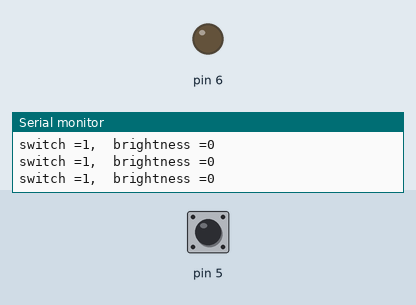
Simulated run of this sketch. Board: Arduino Uno, built with avr-gcc and run on an emulated ATmega328P. Shown: output pins drawn as LEDs (lit = HIGH), the last lines printed to the serial monitor. The inputs (shaded band) are chosen by the test bench; at power-on: pin 5 LOW.

Above: at 1.2 s.
1.3 s: pin 5 driven HIGH
At 2.13 s:
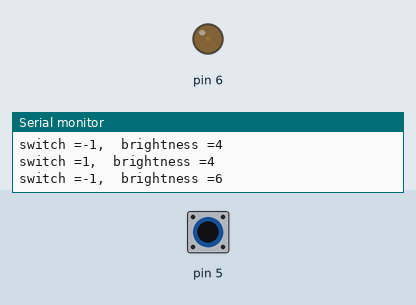
4.3 s: pin 5 driven LOW
At 4.6 s:
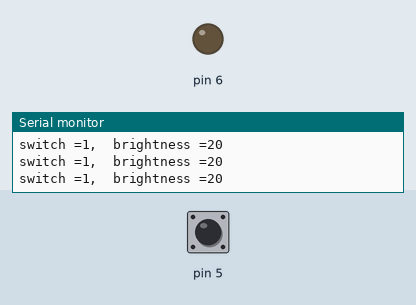
7.3 s: pin 5 pulsed HIGH 5 times (0.12 s each, 0.3 s apart)
At 9.48 s:
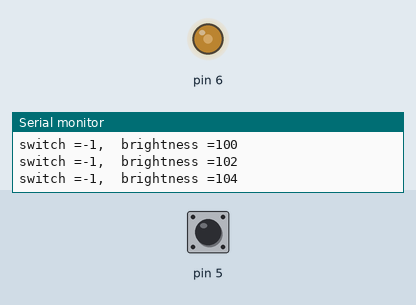
11.4 s: pin 5 pulsed HIGH 2 times (0.12 s each, 0.3 s apart)
Timing chart, 0 to 16.0 s (numbered marks = the images above; inputs shaded):
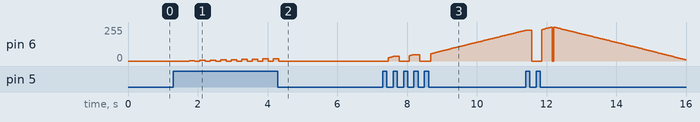

The sketch:

_4_12_switchstate_with_fade.ino
```cpp
// issues with blink at top and bottom of sequence.
// gets stuck in loop if you change the > < values to counter act the blinking
// see next sketch for fix

int switchState =1;
int brightness = 0;
int fadeAmount=2;

void setup(){
Serial.begin(9600);
pinMode(5,INPUT);
pinMode(6,OUTPUT);
}

void loop(){
if (digitalRead(5)==HIGH){
  switchState=-switchState;
  delay(150);
}
if(switchState==-1){
analogWrite(6,brightness);
brightness= brightness + fadeAmount;

if(brightness >255 || brightness < 0){
fadeAmount=-fadeAmount;
}
}
else{
analogWrite(6,0);
}

Serial.print( "switch =");
Serial.print( switchState);

Serial.print( ",  brightness =");
Serial.println( brightness);


}
```

Measured:
- after the input at 1.3 s, pin 6: 0/255 → 2/255 after 0.46 s, → 0/255 0.15 s later, → 4/255 0.15 s later, → 0/255 0.15 s later, … (17 changes in this stretch)
- after the input at 4.3 s, pin 6: goes on until 4.3 s, then stays 0/255
